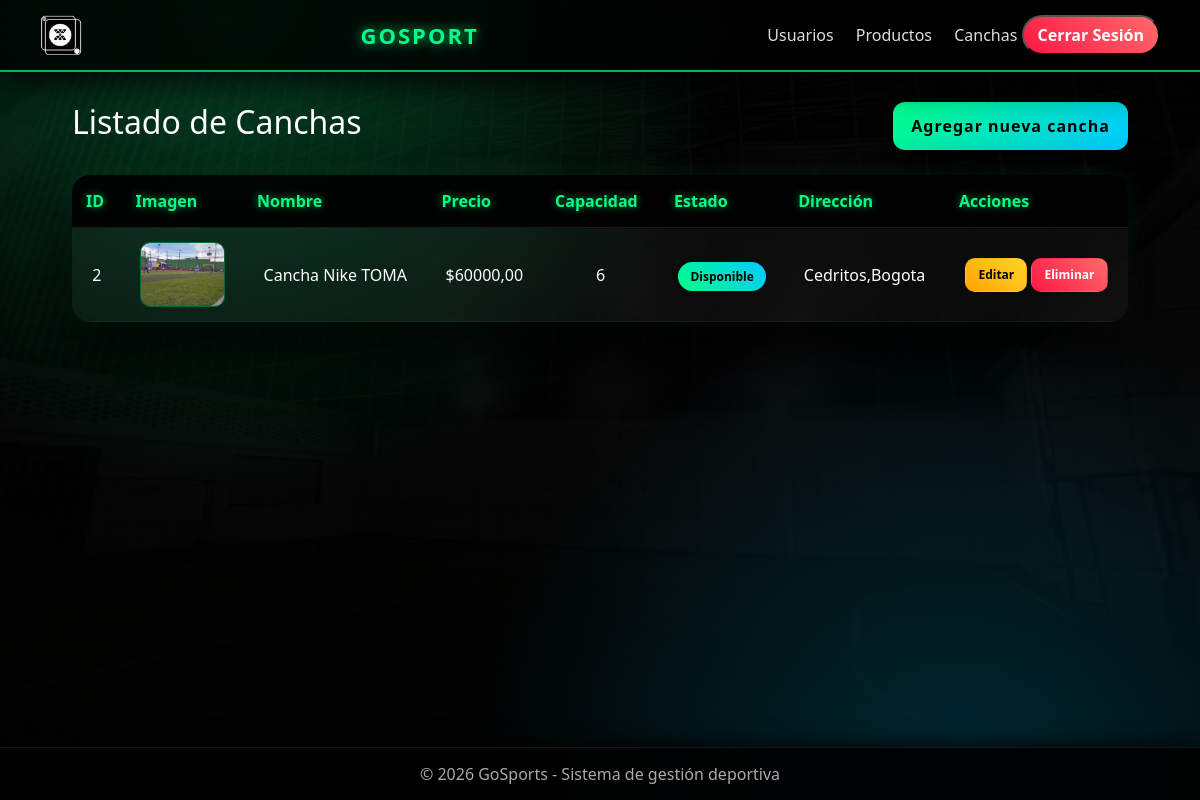
The page /canchas/ (signed in) on the database as committed earlier.
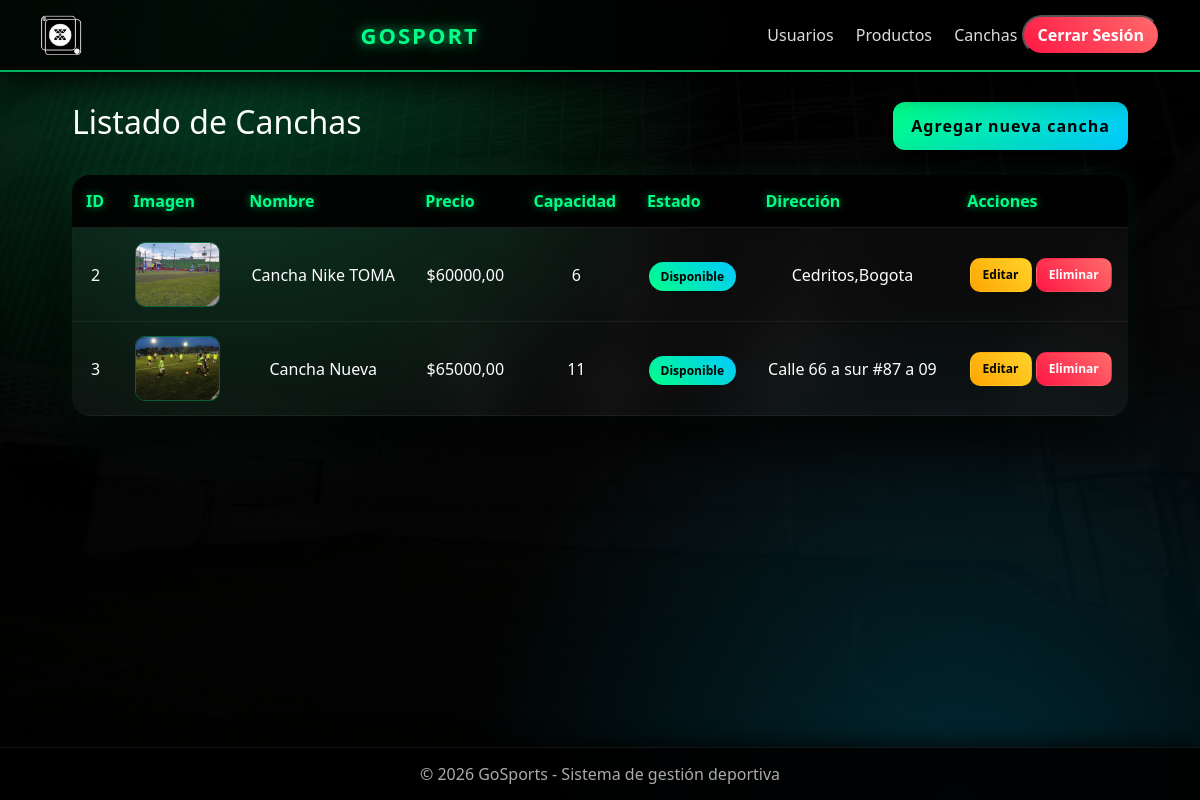
The same page on the database as committed later.
### canchas/models.py (models this page shows, shortened)
class Cancha(models.Model):
    ESTADOS = [
        ('disponible', 'Disponible'),
        ('ocupado', 'Ocupado'),
        ('mantenimiento', 'Mantenimiento'),
    ]
    nombre = models.CharField(max_length=100)
    tipo = models.CharField(max_length=50)
    precio = models.DecimalField(max_digits=10, decimal_places=2)
    capacidad = models.IntegerField()
    estado = models.CharField(max_length=20, choices=ESTADOS)
    direccion = models.CharField(max_length=255)
    imagen = models.ImageField(upload_to='canchas/')

### canchas/views.py (the view)
# urls.py: path('', views.lista_canchas, name='lista_canchas'),
@login_required
def lista_canchas(request):
    if not (request.user.is_superuser or request.user.is_staff):
        messages.error(request, 'No tienes permiso para acceder a esta sección ❌')
        return redirect('reservas:home')
    canchas = Cancha.objects.all()
    return render(request, 'canchas/lista_canchas.html', {
        'canchas': canchas
    })

### canchas/templates/canchas/lista_canchas.html (shortened to what this page needs)
{% load static %}
<!DOCTYPE html>
<html lang="es">
<head>
    <link href="https://cdn.jsdelivr.net/npm/bootstrap@5.3.0/dist/css/bootstrap.min.css" rel="stylesheet">
    <link rel="stylesheet" href="{% static 'css/lista_canchas.css' %}">
</head>
<body>
<div class="navbar">
    <img src="{% static 'img/icono.jpg' %}" class="me-2" style="height:40px;">
    <div class="logo">GOSPORT</div>
    <div class="nav-links">
        {% if request.user.is_superuser %}
        <a href="{% url 'usuarios:lista_usuarios' %}">Usuarios</a>
        {% endif %}
        <a href="{% url 'productos:lista_productos' %}">Productos</a>
        <a href="{% url 'canchas:lista_canchas' %}">Canchas</a>
        <form method="post" action="{% url 'auth:logout' %}" style="display:inline;">
            <button type="submit" class="btn-logout">Cerrar Sesión</button>
        </form>
    </div>
</div>
<div class="container">
    <div class="header">
        <h2>Listado de Canchas</h2>
        <a href="{% url 'canchas:crear_cancha' %}" class="btn-agregar">
            Agregar nueva cancha
        </a>
    </div>
    <table class="tabla">
        <thead>
            <tr>
                <th>ID</th>
                <th>Imagen</th>
                <th>Nombre</th>
                <th>Precio</th>
                <th>Capacidad</th>
                <th>Estado</th>
                <th>Dirección</th>
                <th>Acciones</th>
            </tr>
        </thead>
        <tbody>
            {% for c in canchas %}
            <tr>
                <td>{{ c.id }}</td>
                <td>
                    {% if c.imagen %}
                    <img src="{{ c.imagen.url }}" class="img-tabla">
                    {% else %}
                    Sin imagen
                    {% endif %}
                </td>
                <td>{{ c.nombre }}</td>
                <td>${{ c.precio }}</td>
                <td>{{ c.capacidad }}</td>
                <td>
                    {% if c.estado == "disponible" %}
                        <span class="estado disponible">Disponible</span>
                    {% elif c.estado == "ocupado" %}
                        <span class="estado ocupado">Ocupado</span>
                    {% else %}
                        <span class="estado mantenimiento">Mantenimiento</span>
                    {% endif %}
                </td>
                <td>{{ c.direccion }}</td>
                <td>
                    <a href="{% url 'canchas:editar_cancha' c.id %}" class="btn editar">Editar</a>
                    <form method="POST" action="{% url 'canchas:eliminar_cancha' c.id %}" style="display:inline;"
                          onsubmit="return confirm('¿Estás seguro de eliminar esta cancha?')">
                        <button type="submit" class="btn eliminar">Eliminar</button>
                    </form>
                </td>
            </tr>
            {% empty %}
            <tr>
                <td colspan="8">No hay canchas registradas</td>
            </tr>
            {% endfor %}
        </tbody>
    </table>
</div>
<div class="footer">
    © 2026 GoSports - Sistema de gestión deportiva
</div>
</body>
</html>

Rows that differ between the two databases and show on the page:
added Cancha: id "3", imagen (picture), nombre "Cancha Nueva", precio "65000,00", capacidad "11", estado "Disponible", direccion "Calle 66 a sur #87 a 09"
